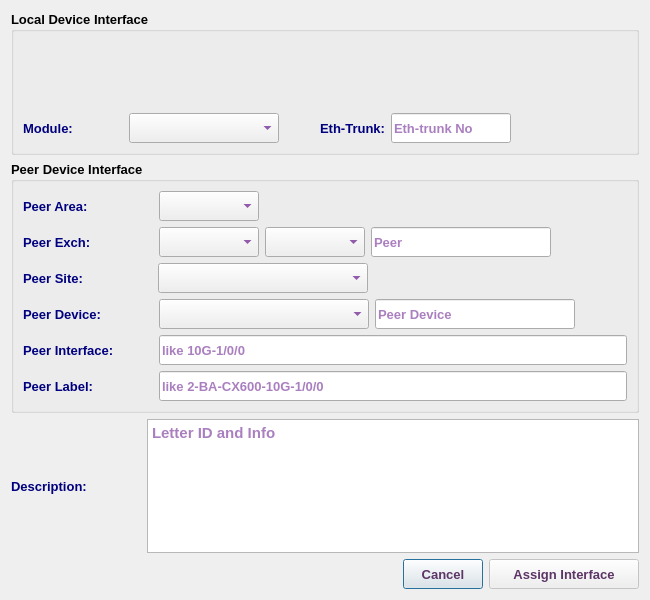
<?xml version="1.0" encoding="UTF-8"?>
<ui version="4.0">
 <class>AssignInterfaceDialog</class>
 <widget class="QDialog" name="AssignInterfaceDialog">
  <property name="windowModality">
   <enum>Qt::NonModal</enum>
  </property>
  <property name="geometry">
   <rect>
    <x>0</x>
    <y>0</y>
    <width>650</width>
    <height>600</height>
   </rect>
  </property>
  <property name="sizePolicy">
   <sizepolicy hsizetype="Fixed" vsizetype="Fixed">
    <horstretch>0</horstretch>
    <verstretch>0</verstretch>
   </sizepolicy>
  </property>
  <property name="minimumSize">
   <size>
    <width>650</width>
    <height>600</height>
   </size>
  </property>
  <property name="maximumSize">
   <size>
    <width>651</width>
    <height>601</height>
   </size>
  </property>
  <property name="font">
   <font>
    <family>Tahoma</family>
    <pointsize>10</pointsize>
   </font>
  </property>
  <property name="windowTitle">
   <string>Interface Assignment</string>
  </property>
  <property name="windowIcon">
   <iconset resource="../image.qrc">
    <normaloff>:/Image/connection.png</normaloff>:/Image/connection.png</iconset>
  </property>
  <layout class="QVBoxLayout" name="verticalLayout_3">
   <item>
    <widget class="QGroupBox" name="groupBox">
     <property name="font">
      <font>
       <family>Tahoma</family>
       <pointsize>10</pointsize>
       <weight>75</weight>
       <bold>true</bold>
      </font>
     </property>
     <property name="title">
      <string>Local Device Interface</string>
     </property>
     <layout class="QVBoxLayout" name="verticalLayout">
      <item>
       <layout class="QHBoxLayout" name="horizontalLayout_5">
        <item>
         <widget class="QLabel" name="labelLbl">
          <property name="sizePolicy">
           <sizepolicy hsizetype="Expanding" vsizetype="Preferred">
            <horstretch>0</horstretch>
            <verstretch>0</verstretch>
           </sizepolicy>
          </property>
          <property name="minimumSize">
           <size>
            <width>480</width>
            <height>30</height>
           </size>
          </property>
          <property name="maximumSize">
           <size>
            <width>6000</width>
            <height>30</height>
           </size>
          </property>
          <property name="font">
           <font>
            <family>Tahoma</family>
            <pointsize>12</pointsize>
            <weight>75</weight>
            <bold>true</bold>
           </font>
          </property>
          <property name="styleSheet">
           <string notr="true">color: rgb(205, 39, 147);</string>
          </property>
          <property name="text">
           <string/>
          </property>
          <property name="alignment">
           <set>Qt::AlignCenter</set>
          </property>
          <property name="wordWrap">
           <bool>false</bool>
          </property>
         </widget>
        </item>
       </layout>
      </item>
      <item>
       <layout class="QHBoxLayout" name="horizontalLayout_4">
        <item>
         <widget class="QLabel" name="intLbl">
          <property name="sizePolicy">
           <sizepolicy hsizetype="Expanding" vsizetype="Preferred">
            <horstretch>0</horstretch>
            <verstretch>0</verstretch>
           </sizepolicy>
          </property>
          <property name="minimumSize">
           <size>
            <width>220</width>
            <height>30</height>
           </size>
          </property>
          <property name="maximumSize">
           <size>
            <width>2000</width>
            <height>30</height>
           </size>
          </property>
          <property name="font">
           <font>
            <family>Tahoma</family>
            <pointsize>11</pointsize>
            <weight>75</weight>
            <bold>true</bold>
           </font>
          </property>
          <property name="styleSheet">
           <string notr="true">color: rgb(48, 133, 134);</string>
          </property>
          <property name="text">
           <string/>
          </property>
          <property name="alignment">
           <set>Qt::AlignCenter</set>
          </property>
          <property name="wordWrap">
           <bool>true</bool>
          </property>
         </widget>
        </item>
       </layout>
      </item>
      <item>
       <layout class="QHBoxLayout" name="horizontalLayout_6">
        <item>
         <widget class="QLabel" name="label_7">
          <property name="sizePolicy">
           <sizepolicy hsizetype="Preferred" vsizetype="Preferred">
            <horstretch>0</horstretch>
            <verstretch>0</verstretch>
           </sizepolicy>
          </property>
          <property name="minimumSize">
           <size>
            <width>100</width>
            <height>30</height>
           </size>
          </property>
          <property name="maximumSize">
           <size>
            <width>100</width>
            <height>30</height>
           </size>
          </property>
          <property name="font">
           <font>
            <family>Tahoma</family>
            <pointsize>10</pointsize>
            <weight>75</weight>
            <bold>true</bold>
           </font>
          </property>
          <property name="styleSheet">
           <string notr="true">color: rgb(0, 0, 127);</string>
          </property>
          <property name="text">
           <string>Module:</string>
          </property>
         </widget>
        </item>
        <item>
         <widget class="QComboBox" name="moduleCB">
          <property name="sizePolicy">
           <sizepolicy hsizetype="Preferred" vsizetype="Preferred">
            <horstretch>0</horstretch>
            <verstretch>0</verstretch>
           </sizepolicy>
          </property>
          <property name="minimumSize">
           <size>
            <width>150</width>
            <height>30</height>
           </size>
          </property>
          <property name="maximumSize">
           <size>
            <width>150</width>
            <height>30</height>
           </size>
          </property>
          <property name="font">
           <font>
            <family>Tahoma</family>
            <pointsize>10</pointsize>
            <weight>75</weight>
            <bold>true</bold>
           </font>
          </property>
          <property name="styleSheet">
           <string notr="true">color: rgb(85, 0, 127);</string>
          </property>
         </widget>
        </item>
        <item>
         <widget class="QLabel" name="label_8">
          <property name="sizePolicy">
           <sizepolicy hsizetype="Preferred" vsizetype="Preferred">
            <horstretch>0</horstretch>
            <verstretch>0</verstretch>
           </sizepolicy>
          </property>
          <property name="minimumSize">
           <size>
            <width>100</width>
            <height>30</height>
           </size>
          </property>
          <property name="maximumSize">
           <size>
            <width>100</width>
            <height>30</height>
           </size>
          </property>
          <property name="font">
           <font>
            <family>Tahoma</family>
            <pointsize>10</pointsize>
            <weight>75</weight>
            <bold>true</bold>
           </font>
          </property>
          <property name="styleSheet">
           <string notr="true">color: rgb(0, 0, 127);</string>
          </property>
          <property name="text">
           <string>Eth-Trunk:</string>
          </property>
          <property name="alignment">
           <set>Qt::AlignRight|Qt::AlignTrailing|Qt::AlignVCenter</set>
          </property>
         </widget>
        </item>
        <item>
         <widget class="QLineEdit" name="etherLE">
          <property name="sizePolicy">
           <sizepolicy hsizetype="Expanding" vsizetype="Preferred">
            <horstretch>0</horstretch>
            <verstretch>0</verstretch>
           </sizepolicy>
          </property>
          <property name="minimumSize">
           <size>
            <width>120</width>
            <height>30</height>
           </size>
          </property>
          <property name="maximumSize">
           <size>
            <width>120</width>
            <height>30</height>
           </size>
          </property>
          <property name="font">
           <font>
            <family>Tahoma</family>
            <pointsize>10</pointsize>
            <weight>75</weight>
            <bold>true</bold>
           </font>
          </property>
          <property name="styleSheet">
           <string notr="true">color: rgb(85, 0, 127);</string>
          </property>
          <property name="placeholderText">
           <string>Eth-trunk No</string>
          </property>
         </widget>
        </item>
        <item>
         <spacer name="horizontalSpacer_5">
          <property name="font">
           <font>
            <family>Tahoma</family>
            <pointsize>10</pointsize>
           </font>
          </property>
          <property name="orientation">
           <enum>Qt::Horizontal</enum>
          </property>
          <property name="sizeHint" stdset="0">
           <size>
            <width>40</width>
            <height>20</height>
           </size>
          </property>
         </spacer>
        </item>
       </layout>
      </item>
     </layout>
    </widget>
   </item>
   <item>
    <widget class="QGroupBox" name="groupBox_2">
     <property name="font">
      <font>
       <family>Tahoma</family>
       <pointsize>10</pointsize>
       <weight>75</weight>
       <bold>true</bold>
      </font>
     </property>
     <property name="title">
      <string>Peer Device Interface</string>
     </property>
     <layout class="QVBoxLayout" name="verticalLayout_5">
      <item>
       <layout class="QHBoxLayout" name="horizontalLayout_12">
        <item>
         <layout class="QVBoxLayout" name="verticalLayout_4">
          <item>
           <layout class="QHBoxLayout" name="horizontalLayout_7">
            <item>
             <widget class="QLabel" name="label_13">
              <property name="minimumSize">
               <size>
                <width>130</width>
                <height>30</height>
               </size>
              </property>
              <property name="maximumSize">
               <size>
                <width>130</width>
                <height>30</height>
               </size>
              </property>
              <property name="font">
               <font>
                <family>Tahoma</family>
                <pointsize>10</pointsize>
                <weight>75</weight>
                <bold>true</bold>
               </font>
              </property>
              <property name="styleSheet">
               <string notr="true">color: rgb(0, 0, 127);</string>
              </property>
              <property name="text">
               <string>Peer Area:</string>
              </property>
             </widget>
            </item>
            <item>
             <widget class="QComboBox" name="areaCB">
              <property name="minimumSize">
               <size>
                <width>100</width>
                <height>30</height>
               </size>
              </property>
              <property name="maximumSize">
               <size>
                <width>200</width>
                <height>30</height>
               </size>
              </property>
              <property name="font">
               <font>
                <family>Tahoma</family>
                <pointsize>10</pointsize>
                <weight>75</weight>
                <bold>true</bold>
               </font>
              </property>
              <property name="styleSheet">
               <string notr="true">color: rgb(85, 0, 127);</string>
              </property>
              <property name="editable">
               <bool>false</bool>
              </property>
             </widget>
            </item>
            <item>
             <spacer name="horizontalSpacer_7">
              <property name="font">
               <font>
                <family>Tahoma</family>
                <pointsize>10</pointsize>
               </font>
              </property>
              <property name="orientation">
               <enum>Qt::Horizontal</enum>
              </property>
              <property name="sizeHint" stdset="0">
               <size>
                <width>40</width>
                <height>20</height>
               </size>
              </property>
             </spacer>
            </item>
           </layout>
          </item>
          <item>
           <layout class="QHBoxLayout" name="horizontalLayout_10">
            <item>
             <widget class="QLabel" name="label_9">
              <property name="minimumSize">
               <size>
                <width>130</width>
                <height>30</height>
               </size>
              </property>
              <property name="maximumSize">
               <size>
                <width>130</width>
                <height>30</height>
               </size>
              </property>
              <property name="font">
               <font>
                <family>Tahoma</family>
                <pointsize>10</pointsize>
                <weight>75</weight>
                <bold>true</bold>
               </font>
              </property>
              <property name="styleSheet">
               <string notr="true">color: rgb(0, 0, 127);</string>
              </property>
              <property name="text">
               <string>Peer Exch:</string>
              </property>
              <property name="scaledContents">
               <bool>false</bool>
              </property>
             </widget>
            </item>
            <item>
             <widget class="QComboBox" name="peerExchCB">
              <property name="sizePolicy">
               <sizepolicy hsizetype="Expanding" vsizetype="Fixed">
                <horstretch>0</horstretch>
                <verstretch>0</verstretch>
               </sizepolicy>
              </property>
              <property name="minimumSize">
               <size>
                <width>100</width>
                <height>30</height>
               </size>
              </property>
              <property name="maximumSize">
               <size>
                <width>500</width>
                <height>30</height>
               </size>
              </property>
              <property name="font">
               <font>
                <family>Tahoma</family>
                <pointsize>10</pointsize>
                <weight>75</weight>
                <bold>true</bold>
               </font>
              </property>
              <property name="styleSheet">
               <string notr="true">color: rgb(85, 0, 127);</string>
              </property>
              <property name="editable">
               <bool>false</bool>
              </property>
             </widget>
            </item>
            <item>
             <widget class="QComboBox" name="peerExchTypeCB">
              <property name="sizePolicy">
               <sizepolicy hsizetype="Expanding" vsizetype="Fixed">
                <horstretch>0</horstretch>
                <verstretch>0</verstretch>
               </sizepolicy>
              </property>
              <property name="minimumSize">
               <size>
                <width>100</width>
                <height>30</height>
               </size>
              </property>
              <property name="maximumSize">
               <size>
                <width>500</width>
                <height>30</height>
               </size>
              </property>
              <property name="font">
               <font>
                <family>Tahoma</family>
                <pointsize>10</pointsize>
                <weight>75</weight>
                <bold>true</bold>
               </font>
              </property>
              <property name="styleSheet">
               <string notr="true">color: rgb(85, 0, 127);</string>
              </property>
             </widget>
            </item>
            <item>
             <widget class="QLineEdit" name="peerExchLE">
              <property name="minimumSize">
               <size>
                <width>180</width>
                <height>30</height>
               </size>
              </property>
              <property name="maximumSize">
               <size>
                <width>500</width>
                <height>30</height>
               </size>
              </property>
              <property name="font">
               <font>
                <family>Tahoma</family>
                <pointsize>10</pointsize>
                <weight>75</weight>
                <bold>true</bold>
               </font>
              </property>
              <property name="styleSheet">
               <string notr="true">color: rgb(85, 0, 127);</string>
              </property>
              <property name="placeholderText">
               <string>Peer</string>
              </property>
             </widget>
            </item>
            <item>
             <spacer name="horizontalSpacer_10">
              <property name="font">
               <font>
                <family>Tahoma</family>
                <pointsize>10</pointsize>
               </font>
              </property>
              <property name="orientation">
               <enum>Qt::Horizontal</enum>
              </property>
              <property name="sizeHint" stdset="0">
               <size>
                <width>40</width>
                <height>20</height>
               </size>
              </property>
             </spacer>
            </item>
           </layout>
          </item>
          <item>
           <widget class="QFrame" name="siteFrame">
            <property name="minimumSize">
             <size>
              <width>200</width>
              <height>30</height>
             </size>
            </property>
            <property name="maximumSize">
             <size>
              <width>16777215</width>
              <height>30</height>
             </size>
            </property>
            <property name="font">
             <font>
              <family>Tahoma</family>
              <pointsize>10</pointsize>
             </font>
            </property>
            <property name="frameShape">
             <enum>QFrame::NoFrame</enum>
            </property>
            <property name="frameShadow">
             <enum>QFrame::Raised</enum>
            </property>
            <layout class="QHBoxLayout" name="horizontalLayout_13">
             <property name="spacing">
              <number>0</number>
             </property>
             <property name="leftMargin">
              <number>0</number>
             </property>
             <property name="topMargin">
              <number>0</number>
             </property>
             <property name="rightMargin">
              <number>0</number>
             </property>
             <property name="bottomMargin">
              <number>0</number>
             </property>
             <item>
              <widget class="QLabel" name="label_15">
               <property name="minimumSize">
                <size>
                 <width>135</width>
                 <height>30</height>
                </size>
               </property>
               <property name="maximumSize">
                <size>
                 <width>135</width>
                 <height>30</height>
                </size>
               </property>
               <property name="font">
                <font>
                 <family>Tahoma</family>
                 <pointsize>10</pointsize>
                 <weight>75</weight>
                 <bold>true</bold>
                </font>
               </property>
               <property name="styleSheet">
                <string notr="true">color: rgb(0, 0, 127);</string>
               </property>
               <property name="text">
                <string>Peer Site:</string>
               </property>
              </widget>
             </item>
             <item>
              <widget class="QComboBox" name="peerSiteCB">
               <property name="sizePolicy">
                <sizepolicy hsizetype="Expanding" vsizetype="Fixed">
                 <horstretch>0</horstretch>
                 <verstretch>0</verstretch>
                </sizepolicy>
               </property>
               <property name="minimumSize">
                <size>
                 <width>210</width>
                 <height>30</height>
                </size>
               </property>
               <property name="maximumSize">
                <size>
                 <width>500</width>
                 <height>30</height>
                </size>
               </property>
               <property name="font">
                <font>
                 <family>Tahoma</family>
                 <pointsize>10</pointsize>
                 <weight>75</weight>
                 <bold>true</bold>
                </font>
               </property>
               <property name="styleSheet">
                <string notr="true">color: rgb(85, 0, 127);</string>
               </property>
              </widget>
             </item>
             <item>
              <spacer name="horizontalSpacer_4">
               <property name="orientation">
                <enum>Qt::Horizontal</enum>
               </property>
               <property name="sizeHint" stdset="0">
                <size>
                 <width>40</width>
                 <height>20</height>
                </size>
               </property>
              </spacer>
             </item>
            </layout>
           </widget>
          </item>
         </layout>
        </item>
        <item>
         <layout class="QVBoxLayout" name="verticalLayout_2">
          <item>
           <widget class="QLabel" name="label_14">
            <property name="sizePolicy">
             <sizepolicy hsizetype="Fixed" vsizetype="Fixed">
              <horstretch>0</horstretch>
              <verstretch>0</verstretch>
             </sizepolicy>
            </property>
            <property name="minimumSize">
             <size>
              <width>50</width>
              <height>50</height>
             </size>
            </property>
            <property name="maximumSize">
             <size>
              <width>50</width>
              <height>50</height>
             </size>
            </property>
            <property name="font">
             <font>
              <family>Tahoma</family>
              <pointsize>10</pointsize>
             </font>
            </property>
            <property name="text">
             <string/>
            </property>
            <property name="pixmap">
             <pixmap resource="../image.qrc">:/Image/connection.png</pixmap>
            </property>
            <property name="scaledContents">
             <bool>true</bool>
            </property>
           </widget>
          </item>
         </layout>
        </item>
       </layout>
      </item>
      <item>
       <layout class="QHBoxLayout" name="horizontalLayout_8">
        <item>
         <widget class="QLabel" name="label_10">
          <property name="minimumSize">
           <size>
            <width>130</width>
            <height>30</height>
           </size>
          </property>
          <property name="maximumSize">
           <size>
            <width>130</width>
            <height>30</height>
           </size>
          </property>
          <property name="font">
           <font>
            <family>Tahoma</family>
            <pointsize>10</pointsize>
            <weight>75</weight>
            <bold>true</bold>
           </font>
          </property>
          <property name="styleSheet">
           <string notr="true">color: rgb(0, 0, 127);</string>
          </property>
          <property name="text">
           <string>Peer Device:</string>
          </property>
         </widget>
        </item>
        <item>
         <widget class="QComboBox" name="peerDevCB">
          <property name="sizePolicy">
           <sizepolicy hsizetype="Expanding" vsizetype="Fixed">
            <horstretch>0</horstretch>
            <verstretch>0</verstretch>
           </sizepolicy>
          </property>
          <property name="minimumSize">
           <size>
            <width>210</width>
            <height>30</height>
           </size>
          </property>
          <property name="maximumSize">
           <size>
            <width>800</width>
            <height>30</height>
           </size>
          </property>
          <property name="font">
           <font>
            <family>Tahoma</family>
            <pointsize>10</pointsize>
            <weight>75</weight>
            <bold>true</bold>
           </font>
          </property>
          <property name="styleSheet">
           <string notr="true">color: rgb(85, 0, 127);</string>
          </property>
         </widget>
        </item>
        <item>
         <widget class="QLineEdit" name="peerDevLE">
          <property name="enabled">
           <bool>true</bool>
          </property>
          <property name="sizePolicy">
           <sizepolicy hsizetype="Expanding" vsizetype="Fixed">
            <horstretch>0</horstretch>
            <verstretch>0</verstretch>
           </sizepolicy>
          </property>
          <property name="minimumSize">
           <size>
            <width>200</width>
            <height>30</height>
           </size>
          </property>
          <property name="maximumSize">
           <size>
            <width>800</width>
            <height>30</height>
           </size>
          </property>
          <property name="font">
           <font>
            <family>Tahoma</family>
            <pointsize>10</pointsize>
            <weight>75</weight>
            <bold>true</bold>
           </font>
          </property>
          <property name="styleSheet">
           <string notr="true">color: rgb(85, 0, 127);</string>
          </property>
          <property name="placeholderText">
           <string>Peer Device</string>
          </property>
         </widget>
        </item>
        <item>
         <spacer name="horizontalSpacer_6">
          <property name="orientation">
           <enum>Qt::Horizontal</enum>
          </property>
          <property name="sizeHint" stdset="0">
           <size>
            <width>40</width>
            <height>20</height>
           </size>
          </property>
         </spacer>
        </item>
       </layout>
      </item>
      <item>
       <layout class="QHBoxLayout" name="horizontalLayout_11">
        <item>
         <widget class="QLabel" name="label_11">
          <property name="minimumSize">
           <size>
            <width>130</width>
            <height>30</height>
           </size>
          </property>
          <property name="maximumSize">
           <size>
            <width>130</width>
            <height>30</height>
           </size>
          </property>
          <property name="font">
           <font>
            <family>Tahoma</family>
            <pointsize>10</pointsize>
            <weight>75</weight>
            <bold>true</bold>
           </font>
          </property>
          <property name="styleSheet">
           <string notr="true">color: rgb(0, 0, 127);</string>
          </property>
          <property name="text">
           <string>Peer Interface:</string>
          </property>
         </widget>
        </item>
        <item>
         <widget class="QLineEdit" name="peerIntLE">
          <property name="minimumSize">
           <size>
            <width>210</width>
            <height>30</height>
           </size>
          </property>
          <property name="maximumSize">
           <size>
            <width>6000</width>
            <height>30</height>
           </size>
          </property>
          <property name="font">
           <font>
            <family>Tahoma</family>
            <pointsize>10</pointsize>
            <weight>75</weight>
            <bold>true</bold>
           </font>
          </property>
          <property name="styleSheet">
           <string notr="true">color: rgb(85, 0, 127);</string>
          </property>
          <property name="placeholderText">
           <string>like 10G-1/0/0</string>
          </property>
         </widget>
        </item>
       </layout>
      </item>
      <item>
       <layout class="QHBoxLayout" name="horizontalLayout_9">
        <item>
         <widget class="QLabel" name="label_12">
          <property name="minimumSize">
           <size>
            <width>130</width>
            <height>30</height>
           </size>
          </property>
          <property name="maximumSize">
           <size>
            <width>130</width>
            <height>30</height>
           </size>
          </property>
          <property name="font">
           <font>
            <family>Tahoma</family>
            <pointsize>10</pointsize>
            <weight>75</weight>
            <bold>true</bold>
           </font>
          </property>
          <property name="styleSheet">
           <string notr="true">color: rgb(0, 0, 127);</string>
          </property>
          <property name="text">
           <string>Peer Label:</string>
          </property>
         </widget>
        </item>
        <item>
         <widget class="QLineEdit" name="peerLblLE">
          <property name="minimumSize">
           <size>
            <width>400</width>
            <height>30</height>
           </size>
          </property>
          <property name="maximumSize">
           <size>
            <width>6000</width>
            <height>30</height>
           </size>
          </property>
          <property name="font">
           <font>
            <family>Tahoma</family>
            <pointsize>10</pointsize>
            <weight>75</weight>
            <bold>true</bold>
           </font>
          </property>
          <property name="styleSheet">
           <string notr="true">color: rgb(85, 0, 127);</string>
          </property>
          <property name="placeholderText">
           <string>like 2-BA-CX600-10G-1/0/0</string>
          </property>
         </widget>
        </item>
       </layout>
      </item>
     </layout>
    </widget>
   </item>
   <item>
    <layout class="QHBoxLayout" name="horizontalLayout_14">
     <item>
      <widget class="QLabel" name="label_16">
       <property name="minimumSize">
        <size>
         <width>130</width>
         <height>30</height>
        </size>
       </property>
       <property name="maximumSize">
        <size>
         <width>130</width>
         <height>30</height>
        </size>
       </property>
       <property name="font">
        <font>
         <family>Tahoma</family>
         <pointsize>10</pointsize>
         <weight>75</weight>
         <bold>true</bold>
        </font>
       </property>
       <property name="styleSheet">
        <string notr="true">color: rgb(0, 0, 127);</string>
       </property>
       <property name="text">
        <string>Description:</string>
       </property>
      </widget>
     </item>
     <item>
      <widget class="QTextEdit" name="descTE">
       <property name="font">
        <font>
         <family>Tahoma</family>
         <pointsize>11</pointsize>
         <weight>75</weight>
         <bold>true</bold>
        </font>
       </property>
       <property name="styleSheet">
        <string notr="true">color: rgb(85, 0, 127);</string>
       </property>
       <property name="placeholderText">
        <string>Letter ID and Info</string>
       </property>
      </widget>
     </item>
    </layout>
   </item>
   <item>
    <spacer name="verticalSpacer_2">
     <property name="font">
      <font>
       <family>Tahoma</family>
       <pointsize>10</pointsize>
      </font>
     </property>
     <property name="orientation">
      <enum>Qt::Vertical</enum>
     </property>
     <property name="sizeHint" stdset="0">
      <size>
       <width>20</width>
       <height>40</height>
      </size>
     </property>
    </spacer>
   </item>
   <item>
    <layout class="QHBoxLayout" name="horizontalLayout">
     <item>
      <spacer name="horizontalSpacer">
       <property name="font">
        <font>
         <family>Tahoma</family>
         <pointsize>10</pointsize>
        </font>
       </property>
       <property name="orientation">
        <enum>Qt::Horizontal</enum>
       </property>
       <property name="sizeHint" stdset="0">
        <size>
         <width>40</width>
         <height>20</height>
        </size>
       </property>
      </spacer>
     </item>
     <item>
      <widget class="QPushButton" name="cancelBtn">
       <property name="minimumSize">
        <size>
         <width>80</width>
         <height>30</height>
        </size>
       </property>
       <property name="maximumSize">
        <size>
         <width>150</width>
         <height>30</height>
        </size>
       </property>
       <property name="font">
        <font>
         <family>Tahoma</family>
         <pointsize>10</pointsize>
         <weight>75</weight>
         <bold>true</bold>
        </font>
       </property>
       <property name="styleSheet">
        <string notr="true">color: rgb(92, 53, 102);</string>
       </property>
       <property name="text">
        <string>Cancel</string>
       </property>
      </widget>
     </item>
     <item>
      <widget class="QPushButton" name="okBtn">
       <property name="enabled">
        <bool>false</bool>
       </property>
       <property name="sizePolicy">
        <sizepolicy hsizetype="Preferred" vsizetype="Preferred">
         <horstretch>0</horstretch>
         <verstretch>0</verstretch>
        </sizepolicy>
       </property>
       <property name="minimumSize">
        <size>
         <width>150</width>
         <height>30</height>
        </size>
       </property>
       <property name="maximumSize">
        <size>
         <width>200</width>
         <height>30</height>
        </size>
       </property>
       <property name="font">
        <font>
         <family>Tahoma</family>
         <pointsize>10</pointsize>
         <weight>75</weight>
         <bold>true</bold>
        </font>
       </property>
       <property name="styleSheet">
        <string notr="true">color: rgb(92, 53, 102);</string>
       </property>
       <property name="text">
        <string>Assign Interface</string>
       </property>
       <property name="icon">
        <iconset resource="../image.qrc">
         <normaloff>:/Image/connection.png</normaloff>:/Image/connection.png</iconset>
       </property>
       <property name="iconSize">
        <size>
         <width>20</width>
         <height>20</height>
        </size>
       </property>
      </widget>
     </item>
    </layout>
   </item>
  </layout>
 </widget>
 <tabstops>
  <tabstop>moduleCB</tabstop>
  <tabstop>etherLE</tabstop>
  <tabstop>areaCB</tabstop>
  <tabstop>peerExchCB</tabstop>
  <tabstop>peerExchTypeCB</tabstop>
  <tabstop>peerExchLE</tabstop>
  <tabstop>peerSiteCB</tabstop>
  <tabstop>peerDevCB</tabstop>
  <tabstop>peerDevLE</tabstop>
  <tabstop>peerIntLE</tabstop>
  <tabstop>peerLblLE</tabstop>
  <tabstop>okBtn</tabstop>
  <tabstop>cancelBtn</tabstop>
 </tabstops>
 <resources>
  <include location="../image.qrc"/>
 </resources>
 <connections/>
</ui>
